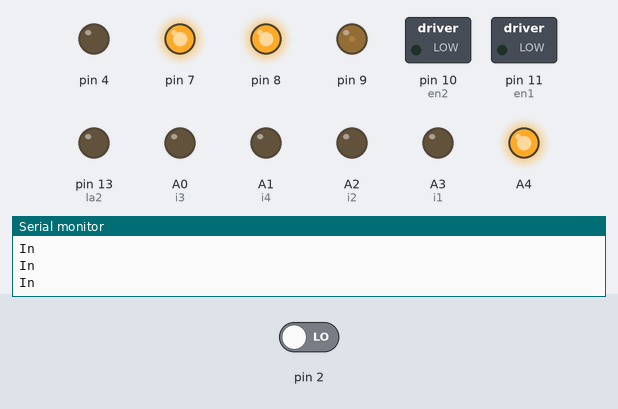
A sketch run on a simulated Arduino Mega 2560, built with avr-gcc and run on an emulated ATmega2560. Shown: switched loads named in the sketch (green lamp = pin HIGH), output pins drawn as LEDs (lit = HIGH), the last lines printed to the serial monitor. Dashed ring = blinking. The inputs (shaded band) are chosen by the test bench; at power-on: pin 2 LOW.

Above: at 0.8 s.
0.9 s: pin 2 driven HIGH
At 1.6 s:
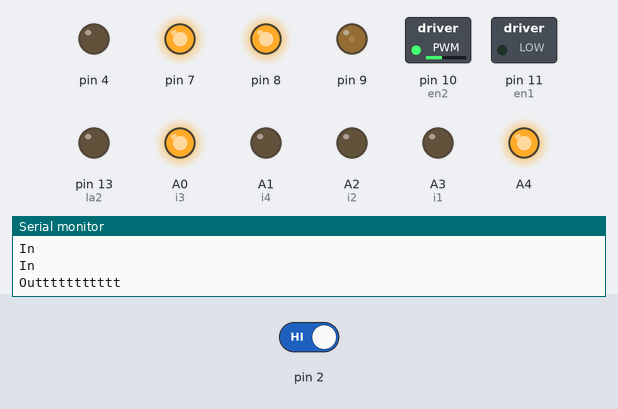
3.9 s: pin 2 driven LOW
At 6.1 s:
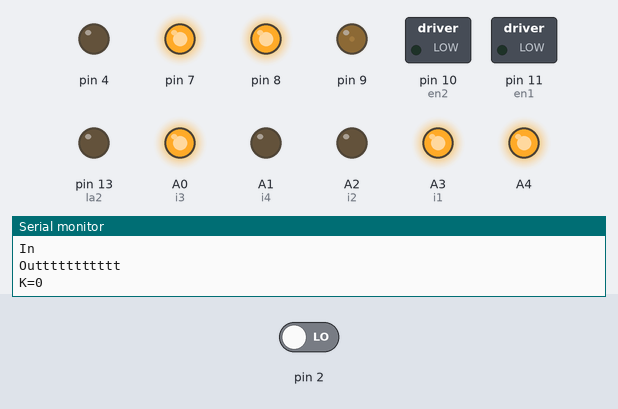
6.4 s: pin 2 driven HIGH
At 12.2 s:
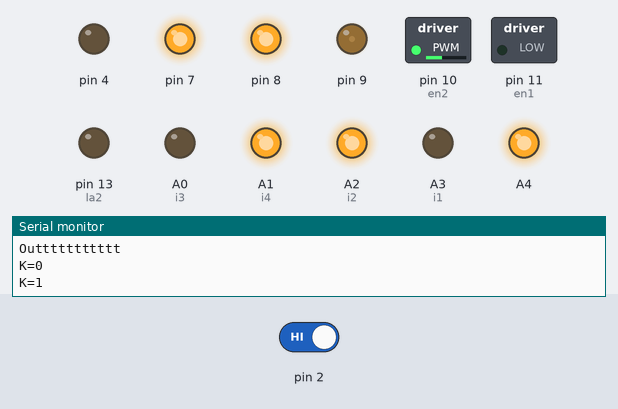
Timing chart, 0 to 21.4 s (numbered marks = the images above; inputs shaded):
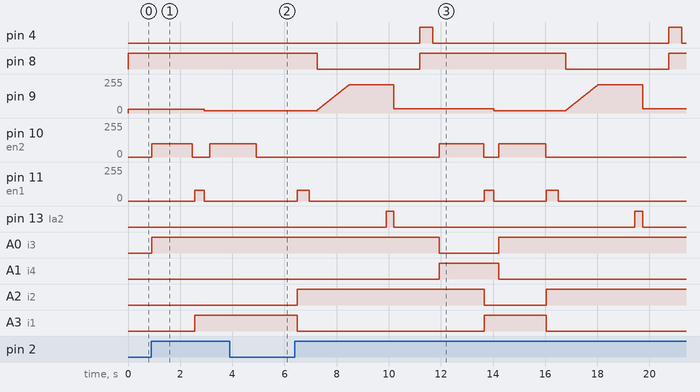

Measured:
- after the input at 0.9 s, pin 9: 29/255 → 18/255 after 2.0 s; pin 10 (en2): 0/255 → 100/255 at once, → 0/255 1.6 s later, → 100/255 0.66 s later; pin 11 (en1): 0/255 → 80/255 after 1.7 s, → 0/255 0.36 s later; A0 (i3): LOW → HIGH at once; A3 (i1): LOW → HIGH after 1.7 s
- after the input at 3.9 s, pin 8: stays HIGH (without the input it goes to LOW after 1.8 s); pin 9: stops changing and stays 18/255; pin 11 (en1): stays 0/255 (without the input it goes to 80/255 after 1.0 s); A2 (i2): stays LOW (without the input it goes to HIGH after 1.0 s); A3 (i1): stays HIGH (without the input it goes to LOW after 1.0 s)
- after the input at 6.4 s, pin 4: alternates HIGH for 0.50 s and LOW for 9.0 s, starting after 4.8 s; pin 8: alternates HIGH for 5.6 s and LOW for 3.9 s, starting after 0.85 s

The sketch:

Autonomous_bot_UNO.ino
```cpp
#define i1 A3                      //gripper
#define i2 A2
#define en1 11


#define i3 A0                      //stop
#define i4 A1
#define en2 10

#define la2 13
int z=0;
int k=0;
void setup()
{
  pinMode(en1,OUTPUT);
  pinMode(i1,OUTPUT);
  pinMode(i2,OUTPUT);
   pinMode(en2,OUTPUT);
  pinMode(i3,OUTPUT);
  pinMode(i4,OUTPUT);

  pinMode(7,OUTPUT);
  pinMode(8,OUTPUT);

  pinMode(A4,OUTPUT);
  pinMode(9,OUTPUT);

 pinMode(la2, OUTPUT);
 pinMode(2,INPUT);
 pinMode(4,OUTPUT);


  digitalWrite(A4,LOW);                                        //initial direction and pwm of throw motor
  analogWrite(9,0);

digitalWrite(7,HIGH);                                           //indicating led set to low
digitalWrite(8,HIGH );


 digitalWrite(i1,LOW);                                          //gripper direction
 digitalWrite(i2,LOW);
 analogWrite(9,00);                                             //initially setting all pwm to 0
 analogWrite(11,0);
 analogWrite(10,0);
k=0;
    Serial.begin(9600);

      while(1)
  {
    Serial.println("In");
   /* if(digitalRead(2)==HIGH)
    {
      z++;
      delay(15);
    }

    else
    {
      z=0;
    }*/


    if(digitalRead(2)==HIGH)                                     //signal from mega
    {
      Serial.println("Outtttttttttt");
    digitalWrite(i3,HIGH);                                       //stop  direction
    digitalWrite(i4,LOW);
    digitalWrite(A4,HIGH);
    analogWrite(9,29);                                           //throw motor pwm
    analogWrite(en2,100);                                        //stop pwm
    delay(1550);
    analogWrite(en2,0);
    //delay(8000);                                               //Extra change for checking
    z=0;
    k=0;
    break;
    }

    else
    {
    digitalWrite(A4,HIGH);
    analogWrite(9,29);
    analogWrite(en2,0);
    }
  }

analogWrite(en2,00);
 }
                                                                   //-------- Reached loading point


  void loop()
  {

    if(digitalRead(2)==HIGH)                                        //signal from mega to move towards tz2
    {
      z++;
      delay(20);
    }
    else
    {
      z=0;
    }


    if((z>=5) && (k==0))
    {
      Serial.println("K=0");
     digitalWrite(i1,HIGH);                                          //gripper
    digitalWrite(i2,LOW);
    analogWrite(en1,80);
    delay(360);                                                       //gripper closing delay         430
    analogWrite(en1,0);
    k=1;
    digitalWrite(A4,HIGH);                                            //slight torque in arm motor
    analogWrite(9,18);
    delay(200);

    digitalWrite(i3,HIGH);                                            //opening of stop motor during travelling
    digitalWrite(i4,LOW);
    analogWrite(en2,100);

    delay(1800);
    analogWrite(en2,0);

    }

    else if((z>=5)&& (k==1))                                            //Again a digital signal from mega
    {
      Serial.println("K=1");
    digitalWrite(A4,HIGH);                                              //arm holding shuttlecock
    analogWrite(9,16);
    digitalWrite(i1,LOW);
    digitalWrite(i2,HIGH);                                              //opening of gripper at throw position
    analogWrite(en1,80);
    /*digitalWrite(i3,HIGH);
    digitalWrite(i4,LOW);

    analogWrite(en2,100);*/

    delay(450);                                                          //Addition equals to 1800     530

    analogWrite(en1,0);

    //delay(1270);
    //analogWrite(en2,0);
    k=0;
    delay(300);
    digitalWrite(7,HIGH);                                                 //glowing of indication led
    digitalWrite(8,LOW);


                                                               //-----------Throwing should start here --------------------
digitalWrite(A4,HIGH);
for(float i=22;i<215;i=i+1.4)                                               //Acceration of arm
{
analogWrite(9,i);
delay(9);
}
delay(1400);
digitalWrite(la2,HIGH);                                                      //laser signal
delay(300);
digitalWrite(la2,LOW);

analogWrite(9,31);                                                            //stop arm

delay(1000);
digitalWrite(7,HIGH);
digitalWrite(8,HIGH );

digitalWrite(4,HIGH);                                                           //signal to mega to start return pid
delay(500);
digitalWrite(4,LOW);
delay(250);
digitalWrite(A4,HIGH);                                                         //slight torque to stop at initial postition
analogWrite(9,31);


    digitalWrite(i3,LOW);                                                       //adjustment of stop motor
    digitalWrite(i4,HIGH);
    analogWrite(en2,100);
    delay(1700);
    analogWrite(en2,0);

    }
else
{
  analogWrite(en1,0);
}


}
```
